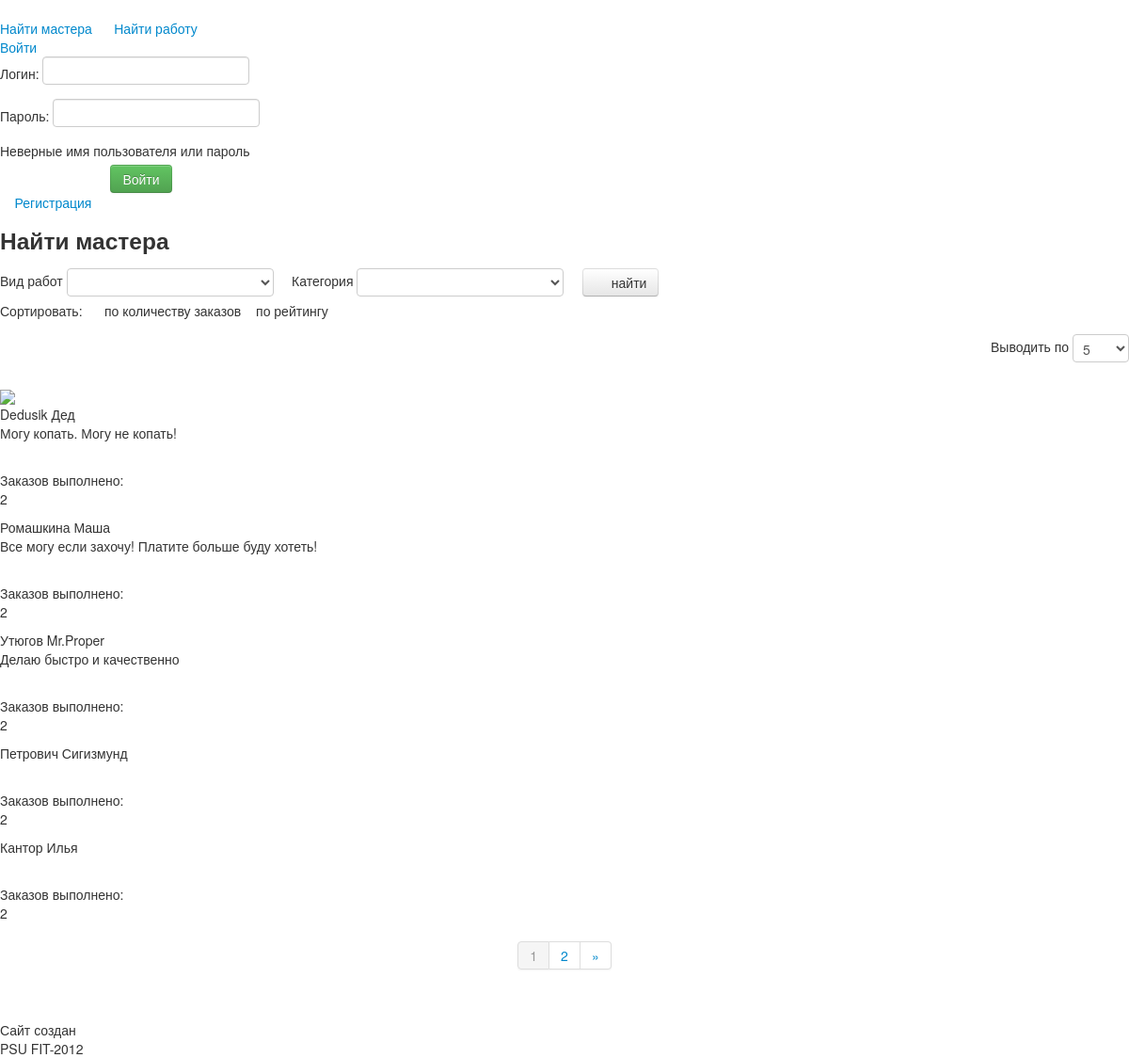
The app's page /index.php/employes/all with its own data.
### tables this page shows
CREATE TABLE IF NOT EXISTS `user` (
  `id` int(10) unsigned NOT NULL AUTO_INCREMENT,
  `Login` varchar(45) NOT NULL,
  `Password` varchar(45) NOT NULL,
  `Name` varchar(45) DEFAULT NULL,
  `Surname` varchar(45) DEFAULT NULL,
  `Skype` varchar(45) DEFAULT NULL,
  `icq` int(10) unsigned DEFAULT NULL,
  `phone` decimal(11,0) unsigned DEFAULT NULL,
  `photo` varchar(40) DEFAULT NULL,
  `user_category` tinyint(3) unsigned NOT NULL,
  `text` text,
  `rating` int(11) DEFAULT '0',
  `orders_complete` int(10) unsigned DEFAULT NULL,
  `agr_rating` int(11) DEFAULT NULL,
  PRIMARY KEY (`id`,`Login`),
  UNIQUE KEY `Login_UNIQUE` (`Login`)
);

### www/index.php (called while the page is built, shortened)
<?php
require_once BASEPATH.'core/CodeIgniter.php';

### www/application/models/Users.php (called while the page is built, shortened)
<?php
class Users extends CI_Model{
	public function getTheBestUserMaster($count = 5, $orderBy = 'DESC', $offset = 0){
		$q = $this->db->select('*')
			->from('user')
			->where('user_category =','1')
			->or_where('user_category =','2')
			->order_by('rating', $orderBy)
			->limit($count,$offset);
		return $q->get()->result_array();
	}
    public function countAllUsers() {
        $this->db->where('user_category = ', 1);
        $this->db->or_where('user_category = ', 2);
        return $this->db->count_all_results('user');
    }
}

### www/application/views/emplResults.php (the view, shortened to what this page needs)
<?php
foreach($masters as $master) {
    echo '<div class="resBlock2" data-uid="'. $master['id'] .'">';
    echo '<div class="resLfPart">';
    echo "<span class=\"resMasterName\">$master[Surname] $master[Name]</span>";
    echo '</div>';
    echo '<div class="resMidPart">';
    echo $master['text'];
    echo '</div>';
    echo '<div class="resRtPart">';
    echo '<p class="resRaiting">';
    echo '</p>';
    echo '<p >Заказов выполнено:<br/> <span class="resOrdCount">' . $master['orders_complete'] . '</span></p>';
    echo '</div>';
    echo '</div>';
}
?>
<div class="pagination pagination-centered" id="resPagination")">
<ul>
    <?php echo $this->pagination->create_links(); ?>
</ul>
</div>

### records on screen
user: Surname "Dedusik", Name "Дед", text "Могу копать. Могу не копать!", orders_complete "2"
user: Surname "Ромашкина", Name "Маша", text "Все могу если захочу! Платите больше буду хотеть!", orders_complete "2"
user: Surname "Утюгов", Name "Mr.Proper", text "Делаю быстро и качественно", orders_complete "2"
user: Surname "Петрович", Name "Сигизмунд", orders_complete "2"
user: Surname "Кантор", Name "Илья", orders_complete "2"

### other values on screen
$this->pagination->create_links() "1 2 »"
